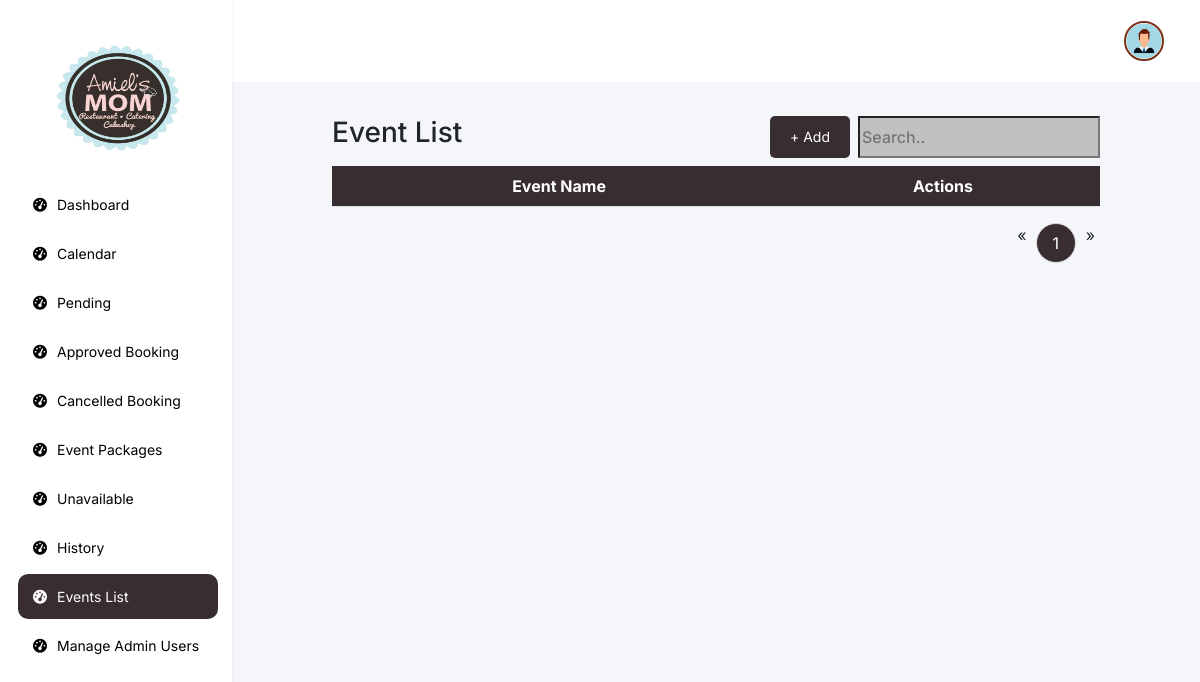
Before: /features/admin/web/events_list.php (signed in) with the older database file.
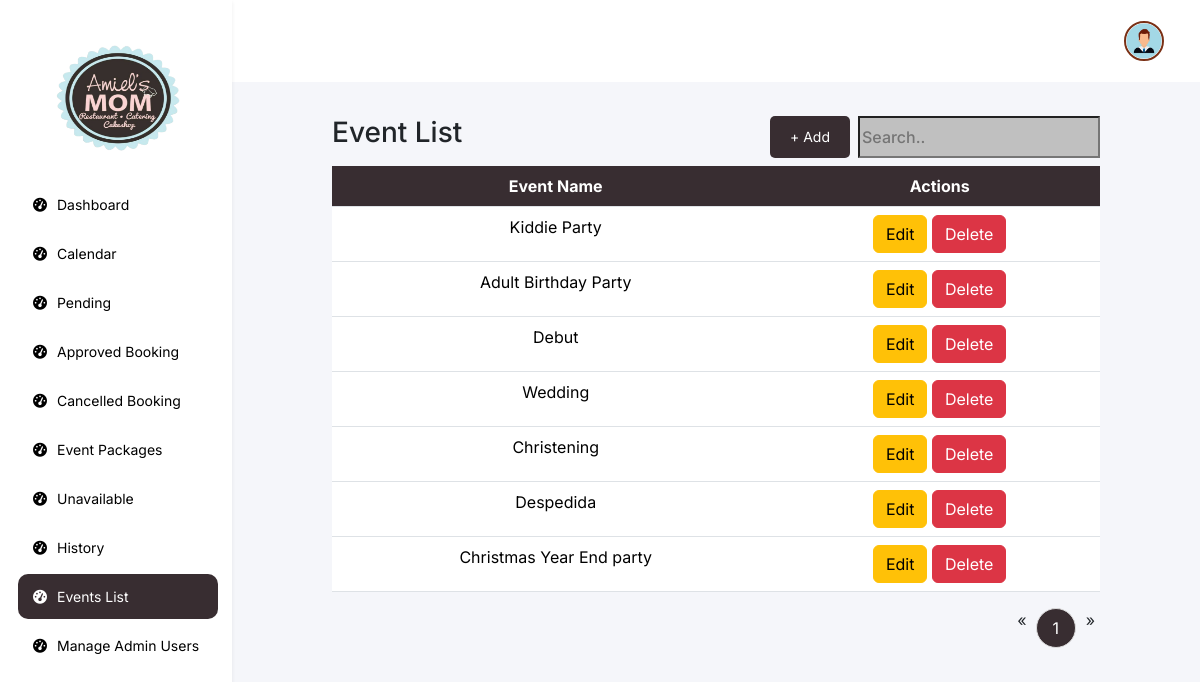
After: the same page with the newer database file.
### tables this page shows
CREATE TABLE `event_list` (
  `id` int(11) NOT NULL,
  `type_of_event` varchar(255) NOT NULL
);

### features/admin/web/events_list.php (the view, shortened to what this page needs)
<?php
require '../../../db.php';
$page = isset($_GET['page']) ? intval($_GET['page']) : 1;
$limit = 5;
$total_query = "SELECT COUNT(*) as total FROM booking";
$total_result = $conn->query($total_query);
$total_row = $total_result->fetch_assoc();
$total_records = $total_row['total'];
$total_pages = ceil($total_records / $limit);
$query = "SELECT * FROM event_list";
$result = $conn->query($query);
?>
<!DOCTYPE html>
<html lang="en">
<head>
    <link rel="stylesheet" href="https://cdnjs.cloudflare.com/ajax/libs/font-awesome/6.0.0-beta3/css/all.min.css">
    <link href="https://cdn.jsdelivr.net/npm/bootstrap@5.3.3/dist/css/bootstrap.min.css" rel="stylesheet"
>
    <link href="https://cdn.jsdelivr.net/npm/sweetalert2@11.5.0/dist/sweetalert2.min.css" rel="stylesheet">
    <link rel="stylesheet" href="../css/index.css">
</head>
<body>
    <div class="navbar flex-column bg-white shadow-sm p-3 collapse d-md-flex" id="navbar">
        <div class="navbar-links">
            <a class="navbar-brand d-none d-md-block logo-container" href="#">
                <img src="../../../assets/logo.png" alt="Logo">
            </a>
            <a href="dashboard.php">
                <i class="fa-solid fa-tachometer-alt"></i>
                <span>Dashboard</span>
            </a>
            <a href="calendar.php">
                <i class="fa-solid fa-tachometer-alt"></i>
                <span>Calendar</span>
            </a>
            <a href="pending.php">
                <i class="fa-solid fa-tachometer-alt"></i>
                <span>Pending</span>
            </a>
            <a href="approve.php">
                <i class="fa-solid fa-tachometer-alt"></i>
                <span>Approved Booking</span>
            </a>
            <a href="cancel.php">
                <i class="fa-solid fa-tachometer-alt"></i>
                <span>Cancelled Booking</span>
            </a>
            <a href="packages.php">
                <i class="fa-solid fa-tachometer-alt"></i>
                <span>Event Packages</span>
            </a>
            <a href="unavailable.php">
                <i class="fa-solid fa-tachometer-alt"></i>
                <span>Unavailable</span>
            </a>
            <a href="history.php">
                <i class="fa-solid fa-tachometer-alt"></i>
                <span>History</span>
            </a>
            <a href="#" class="navbar-highlight">
                <i class="fa-solid fa-tachometer-alt"></i>
                <span>Events List</span>
            </a>
            <a href="admin-user.php">
                <i class="fa-solid fa-tachometer-alt"></i>
                <span>Manage Admin Users</span>
            </a>
        </div>
    </div>
    <div class="content flex-grow-1">
        <div class="header">
            <div class="profile-admin">
                <div class="dropdown">
                    <button class="" type="button" data-bs-toggle="dropdown" aria-expanded="false">
                        <img src="../../../assets/profile/user.png"
                            style="width: 40px; height: 40px; object-fit: cover;">
                    </button>
                </div>
            </div>
        </div>
        <div class="container mt-4">
            <div class="d-flex justify-content-between mb-2">
                <h3>Event List</h3>
                <div class="d-flex gap-2">
                    <button class="btn btn-primary add-btn" data-bs-toggle="modal" data-bs-target="#events_list">+
                        Add</button>
                    <input type="text" class="search" placeholder="Search.." id="searchInput">
                </div>
            </div>
            <div class="table-responsive">
                <table class="table">
                    <thead>
                        <tr>
                            <th scope="col">Event Name</th>
                            <th scope="col">Actions</th>
                        </tr>
                    </thead>
                    <tbody>
                        <?php while ($row = $result->fetch_assoc()): ?>
                            <tr>
                                <td><?php echo htmlspecialchars($row['type_of_event']); ?></td>
                                <td>
                                    <button class="btn btn-warning edit-btn" data-id="<?php echo $row['id']; ?>"
                                        data-event_name="<?php echo htmlspecialchars($row['type_of_event']); ?>"
                                        data-bs-toggle="modal" data-bs-target="#events_list">Edit</button>
                                    <form method="POST" action="../function/php/event_list.php" style="display:inline;">
                                        <button type="submit" name="action" value="delete"
                                            class="btn btn-danger">Delete</button>
                                    </form>
                                </td>
                            </tr>
                        <?php endwhile; ?>
                    </tbody>
                </table>
                <nav aria-label="Page navigation">
                    <ul class="pagination d-flex justify-content-end">
                        <?php if ($page > 1): ?>
                            <li class="page-item pg-btn"><a class="page-links"
                                    href="?page=<?php echo $page - 1; ?>">&laquo;</a></li>
                        <?php else: ?>
                            <li class="page-item pg-btn disabled"><span class="page-links">&laquo;</span></li>
                        <?php endif; ?>
                        <?php for ($i = 1; $i <= $total_pages; $i++): ?>
                            <li class="page-item <?php echo ($i == $page) ? 'active' : ''; ?>">
                                <a class="page-link" href="?page=<?php echo $i; ?>"><?php echo $i; ?></a>
                            </li>
                        <?php endfor; ?>
                        <?php if ($page < $total_pages): ?>
                            <li class="page-item pg-btn"><a class="page-links"
                                    href="?page=<?php echo $page + 1; ?>">&raquo;</a></li>
                        <?php else: ?>
                            <li class="page-item pg-btn disabled"><span class="page-links">&raquo;</span></li>
                        <?php endif; ?>
                    </ul>
                </nav>
</html>

### features/admin/css/index.css (style rules this page uses)
* { font-family: "Inter", sans-serif; font-optical-sizing: auto; font-style: normal; margin: 0; }
body { margin: 0; padding: 0; display: flex; }
.navbar { height: 100vh; background-color: #FFFFFF; display: flex; flex-direction: column; align-items: start; padding: 20px; box-shadow: 2px 0 5px rgba(0, 0, 0, 0.1); min-width: 230px; }
.navbar a { color: #000; padding: 12px 15px; text-decoration: none; width: 100%; display: flex; align-items: center; gap: 10px; font-size: 14px !important; margin: 2px; }
.navbar-highlight { color: #FFFFFF !important; border-radius: 10px; padding: 12px 15px !important; text-decoration: none !important; width: 100% !important; display: flex !important; align-items: center !important; gap: 10px !important; font-size: 14px !important; background-color: #382D31 !important; }
.navbar-brand { padding: 0 !important; }
.navbar-brand img { display: block; justify-content: center; align-items: center; width: 70%; height: 15vh; margin: 20px 0 20px 30px; }
.navbar-links { display: flex; flex-direction: column; width: 100%; }
.content { flex-grow: 1; background-color: #F5F6FA; }
.header { display: flex; align-items: center; padding: 20px; justify-content: space-between; background-color: #FFFFFF !important; }
.header button { margin-right: 10px; }
.profile-admin { display: flex; align-items: center; margin-left: auto; gap: 5px; }
.profile-admin img { width: 40px; height: 40px; border-radius: 50%; margin-right: 10px; border: 2px solid #7A3015; }
.profile-admin button { background-color: transparent; border: none; font-size: 20px; display: flex; margin: auto; }
table { border-radius: 24px !important; }
th,tr { background-color: #382D31 !important; color: #fff !important; text-align: center; }
.container { padding: 10px 100px 10px 100px; }
.pagination .page-item { margin: 0 5px; display: flex; }
.pagination .page-link { width: 40px; height: 40px; line-height: 40px; text-align: center; border-radius: 50%; background-color: #f8f9fa; border: 1px solid #ddd; transition: background-color 0.3s, color 0.3s; }
.pagination .page-item.active .page-link { background-color: #382D31; color: white; border-color: #ddd; }
.pagination a { display: flex; align-items: center; justify-content: center; margin: auto; }
.container input { background-color: silver; font-weight: 500; }
.add-btn { background-color: #382D31; color: #fff; border: none; border-radius: 5px; padding: 3px 20px; font-size: 14px; }

Changed rows visible on the page:
added event_list: type_of_event "Kiddie Party"
added event_list: type_of_event "Adult Birthday Party"
added event_list: type_of_event "Debut"
added event_list: type_of_event "Wedding"
added event_list: type_of_event "Christening"
added event_list: type_of_event "Despedida"
added event_list: type_of_event "Christmas Year End party"
